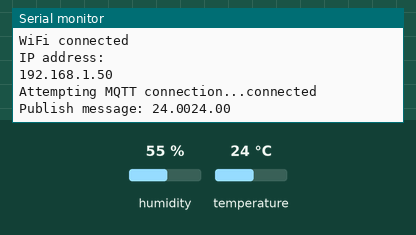
The sketch below on a simulated ESP8266 (NodeMCU). Shown: the last lines printed to the serial monitor. Wiring (inferred from the names in the program): DHT11 sensor: data GPIO 5. The test bench sets the inputs (shaded band); at power-on: temperature 24 °C, humidity 55 %. WiFi joins after 1.5 s; servers stay silent unless stated; no MQTT or app messages arrive unless stated.

Above: at 2.7 s.
2.8 s: temperature set to 12 °C
At 5.3 s:
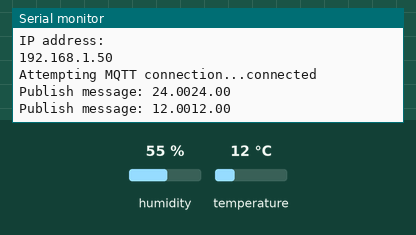
5.6 s: temperature set to 19 °C
At 7.2 s:
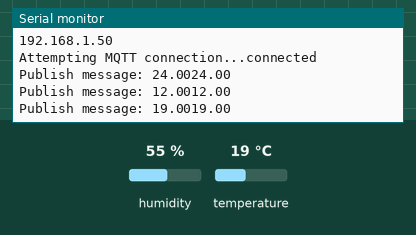
Timing chart, 0 to 8.7 s (numbered marks = the images above; inputs shaded):
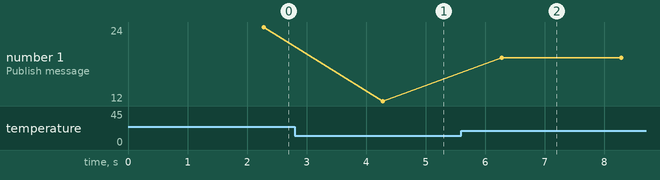

Measured:
- after the input at 2.8 s, the serial monitor: prints a new line after 1.5 s (image 1)
- after the input at 5.6 s, the serial monitor: prints a new line after 0.68 s (image 2)
- plotted number 1: 24 → 12 after the input at 2.8 s, 12 → 19 after the input at 5.6 s

The sketch:

mqtt_esp8266_dht11.ino.ino
```cpp
/*
 Basic ESP8266 MQTT example

 This sketch demonstrates the capabilities of the pubsub library in combination
 with the ESP8266 board/library.

 It connects to an MQTT server then:
  - publishes "hello world" to the topic "outTopic" every two seconds
  - subscribes to the topic "inTopic", printing out any messages
    it receives. NB - it assumes the received payloads are strings not binary
  - If the first character of the topic "inTopic" is an 1, switch ON the ESP Led,
    else switch it off

 It will reconnect to the server if the connection is lost using a blocking
 reconnect function. See the 'mqtt_reconnect_nonblocking' example for how to
 achieve the same result without blocking the main loop.

 To install the ESP8266 board, (using Arduino 1.6.4+):
  - Add the following 3rd party board manager under "File -> Preferences -> Additional Boards Manager URLs":
       http://arduino.esp8266.com/stable/package_esp8266com_index.json
  - Open the "Tools -> Board -> Board Manager" and click install for the ESP8266"
  - Select your ESP8266 in "Tools -> Board"

*/

#include <ESP8266WiFi.h>
#include <PubSubClient.h>
#include "DHT.h"

#define DHTPIN 5     // what digital pin we're connected to

// Uncomment whatever type you're using!
#define DHTTYPE DHT11   // DHT 11
//#define DHTTYPE DHT22   // DHT 22  (AM2302), AM2321
//#define DHTTYPE DHT21   // DHT 21 (AM2301)

// Update these with values suitable for your network.
const char* ssid = "dlink";
const char* password = "micromax";
const char* mqtt_server = "192.168.0.127";

WiFiClient espClient;
PubSubClient client(espClient);
long lastMsg = 0;
char msg[50];
int value = 0;

// Connect pin 1 (on the left) of the sensor to +5V
// NOTE: If using a board with 3.3V logic like an Arduino Due connect pin 1
// to 3.3V instead of 5V!
// Connect pin 2 of the sensor to whatever your DHTPIN is
// Connect pin 4 (on the right) of the sensor to GROUND
// Connect a 10K resistor from pin 2 (data) to pin 1 (power) of the sensor

// Initialize DHT sensor.
// Note that older versions of this library took an optional third parameter to
// tweak the timings for faster processors.  This parameter is no longer needed
// as the current DHT reading algorithm adjusts itself to work on faster procs.
DHT dht(DHTPIN, DHTTYPE);

void setup() {
  Serial.begin(115200);
  dht.begin();
  setup_wifi();
  client.setServer(mqtt_server, 1883);
  client.setCallback(callback);
}

void setup_wifi() {

  delay(10);
  // We start by connecting to a WiFi network
  Serial.println();
  Serial.print("Connecting to ");
  Serial.println(ssid);

  WiFi.begin(ssid, password);

  while (WiFi.status() != WL_CONNECTED) {
    delay(500);
    Serial.print(".");
  }

  Serial.println("");
  Serial.println("WiFi connected");
  Serial.println("IP address: ");
  Serial.println(WiFi.localIP());
}


void callback(char* topic, byte* payload, unsigned int length) {
/*
  Serial.print("Message arrived [");
  Serial.print(topic);
  Serial.print("] ");
  for (int i = 0; i < length; i++) {
    Serial.print((char)payload[i]);
  }
  Serial.println();

  // Switch on the LED if an 1 was received as first character
  if ((char)payload[0] == '1') {
    digitalWrite(BUILTIN_LED, LOW);   // Turn the LED on (Note that LOW is the voltage level
    // but actually the LED is on; this is because
    // it is acive low on the ESP-01)
  } else {
    digitalWrite(BUILTIN_LED, HIGH);  // Turn the LED off by making the voltage HIGH
  }
*/
}

void reconnect() {
  // Loop until we're reconnected
  while (!client.connected()) {
    Serial.print("Attempting MQTT connection...");
    // Attempt to connect
    if (client.connect("ESP8266Button")) {
      Serial.println("connected");
      // Once connected, publish an announcement...
      //client.publish("outTopic", "hello world");
      // ... and resubscribe
      //client.subscribe("inTopic");
    } else {
      Serial.print("failed, rc=");
      Serial.print(client.state());
      Serial.println(" try again in 5 seconds");
      // Wait 5 seconds before retrying
      delay(5000);
    }
  }
}

void loop() {

  if (!client.connected()) {
    reconnect();
  }
  client.loop();

  long now = millis();
  if (now - lastMsg > 2000) {
    lastMsg = now;

    // Read temperature as Celsius (the default)
    float t = dht.readTemperature();
    // Check if any reads failed and exit early (to try again).
    if (isnan(t)) {
      Serial.println("Failed to read from DHT sensor!");
    } else {
      //snprintf (msg, 50, "#%f", t);
      dtostrf(t, 2, 2, msg);
      Serial.print("Publish message: ");
      Serial.print(t);
      Serial.println(msg);
      client.publish("outTopic", msg);
    }
  }
}
```
